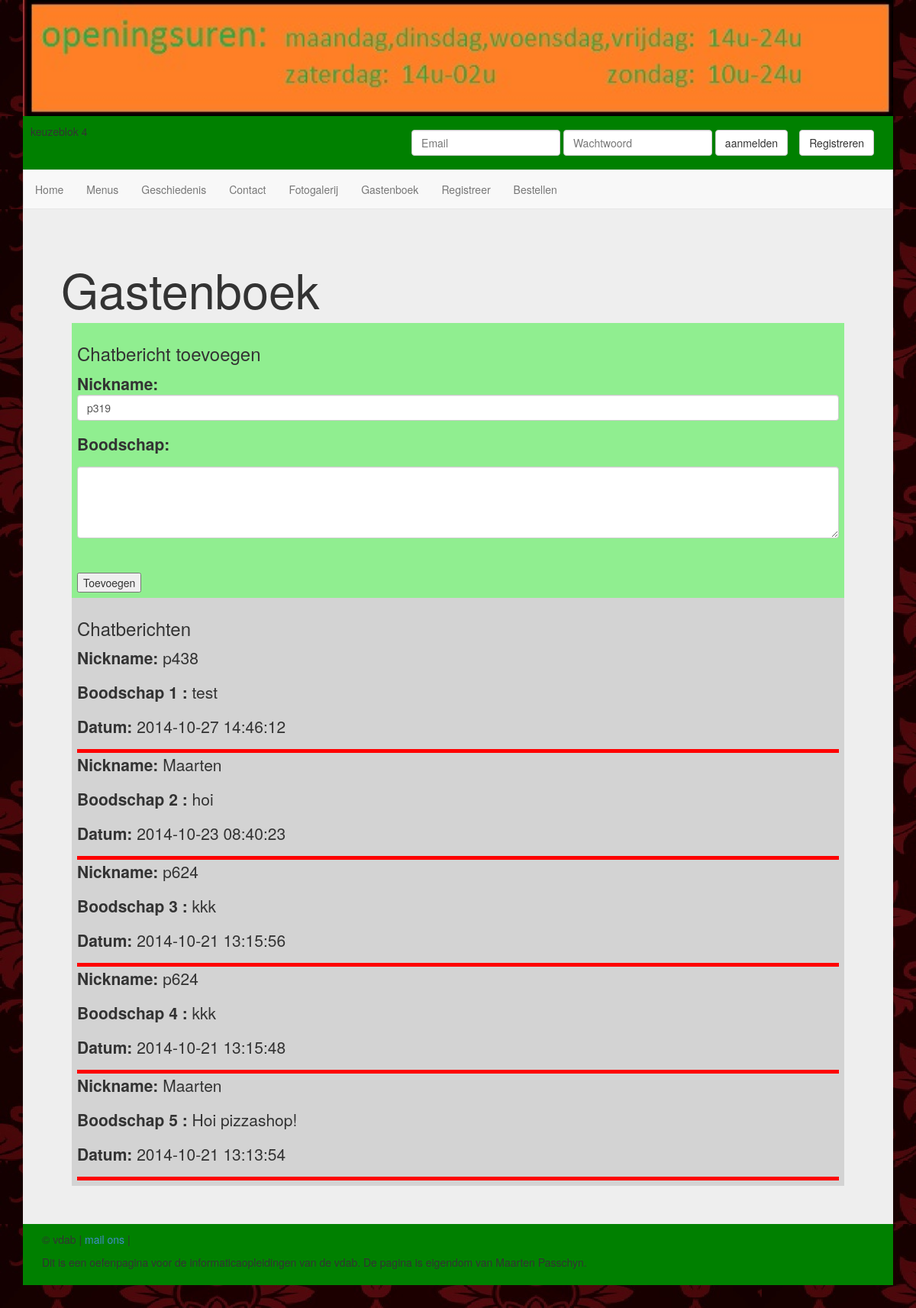
The app's page /pizzashop_controller_gastenboek.php with its own data.
### tables this page shows
CREATE TABLE IF NOT EXISTS `chatpizzashop` (
  `id` int(10) unsigned NOT NULL AUTO_INCREMENT,
  `nickname` varchar(10) NOT NULL,
  `boodschap` varchar(250) NOT NULL,
  `datum` datetime NOT NULL,
  PRIMARY KEY (`id`)
);

### pizzashop_controller_gastenboek.php (called while the page is built, shortened)
<?php
require_once("/entities/Chat.class.php");
require_once("/data/ChatDAO.class.php");
$chatlijst = new ChatDAO();
$tab = $chatlijst->getLijst();
include_once("/presentation/pizzashop_head.php");
include_once("/presentation/pizzashop_header.php");
include_once("/presentation/pizzashop_gastenboek_content.php");
include_once("/presentation/pizzashop_footer.php");
?>

### data/ChatDAO.class.php (called while the page is built, shortened)
<?php
require_once("/entities/Chat.class.php");
class ChatDAO {
    private $dbConn;
    private $dbUsername;
    private $dbPassword;
    public function __construct() {
        $this->dbConn = "mysql:host=localhost;dbname=pizzashop";
        $this->dbUsername = "cursusgebruiker";
        $this->dbPassword = "cursuspwd";
    }
    public function getLijst() {
        $lijst = array();
        $sql = "select id, nickname, boodschap, datum from chatpizzashop order by datum desc limit 20";
        $dbh = new PDO($this->dbConn, $this->dbUsername, $this->dbPassword);
        $resultSet = $dbh->query($sql);
        foreach ($resultSet as $rij) {
            $chat = new Chat($rij["id"], $rij["nickname"], $rij["boodschap"], $rij["datum"]);
            array_push($lijst, $chat);
        }
        return $lijst;
    }
}

### entities/Chat.class.php (called while the page is built, shortened)
<?php
class Chat {
    private $nickname;
    private $boodschap;
    private $datum;
    public function __construct($id, $nickname, $boodschap, $datum) {
        $this->nickname = $nickname;
        $this->boodschap = $boodschap;
        $this->datum = $datum;
    }
    public function getNickname() {
        return $this->nickname;
    }
    public function getBoodschap() {
        return $this->boodschap;
    }
    public function getDatum() {
        return $this->datum;
    }
}

### presentation/pizzashop_gastenboek_content.php (the view, shortened to what this page needs)
<section id="inhoud">
    <div class="container">
        <div class="jumbotron">
            <h1>Gastenboek</h1>
            <div id="gastenboek1" class="gastenboek">
                <div id="content1">
                    <div class="form-group" style="margin: 0 1em; padding: 0.5em; background-color:lightgreen; height:auto;">
                        <h3>Chatbericht toevoegen</h3>
                        <form class="form-horizontal" action="pizzashop_controller_gastenboek.php?action=new" method="post">
                            <?php
                            if (isset($_POST["nickname"])) {
                                print ("<h4><strong>Nickname:</strong>" . $_SESSION["nickname"] . "</h4>");
                            } else {
                                print("<p><strong>Nickname: </strong> <input class='links form-control'
                            type='text' size='37' name='nickname' value=" . $_SESSION["nickname"] . "
                    <br></p>");
                            }
                            ?>
                            <p><strong>Boodschap: </strong></p>
                            <p><textarea class="form-control" id="text" name="boodschap" cols="50" rows="4"></textarea><br></p>
                            <input type="submit" value="Toevoegen">
                        </form>
                    </div>
                </div>
            </div>
            <div id="gastenboek2" class="contact">
                <div id="content2" style="margin: 0 1em; padding: 0.5em; height:auto; background-color:lightgrey;">
                    <h3>Chatberichten</h3>
                    <?php
                    $i = 1;
                    foreach ($tab as $chat) {
                        ?>
                        <div style="border-bottom: 5px solid red;">
                            <p><strong>Nickname: </strong> <?php print($chat->getNickname()); ?> <br>
                            <p><strong>Boodschap <?php print($i++); ?> : </strong>
                                <?php print($chat->getBoodschap()); ?> <br>
                            <p><strong>Datum: </strong> <?php print($chat->getDatum()); ?><br>
                        </div>
                        <?php
                    }
                    ?>
                </div>
            </div>
        </div>
    </div>
</section>

### presentation/pizzashop_head.php (shortened to what this page needs)
<!DOCTYPE HTML>
<html>
    <head>
        <link rel="stylesheet" href="bootstrap/css/bootstrap.min.css">
        <link rel="stylesheet" href="css/style.css">
    </head>

### presentation/pizzashop_header.php (shortened to what this page needs)
<body>
    <section id="banner" >
        <div class="container">
            <div style="margin: 0; padding: 0;" >
                <div id="carousel-example-generic1" class="carousel slide" data-ride="carousel">
                    <div class="carousel-inner">
                        <div class="item active">
                            <img style="margin: 0 auto; width:100%;" src="images/banner_slide1.jpg" alt="slide1">
                            <div class="carousel-caption">
                            </div>
                        </div>
                    </div>
                </div>
            </div>
        </div>
    </section>
    <section id="inlogform">
        <div class="container">
            <header class="clearfix">
                <?php
                if (isset($_GET["Email"])) {
                    if ($_GET["action"] == "Login") {
                        if (($_GET["Email"] == "admin@admin.com") && (isset($_GET["Wachtwoord"])) && ($_GET["Wachtwoord"] == "admin")) {
                            setcookie("email", "admin@admin.com", time() + 3600);
                            setcookie("wachtwoord", "admin", time() + 3600);
                        } else {
                            unset($_COOKIE["email"]);
                            unset($_COOKIE["wachtwoord"]);
                        }
                        $ToegelatenLogin = GebruikersService::controleerLoginGebruiker($_GET["Email"], $_GET["Wachtwoord"]);
                        if ($ToegelatenLogin) {
                            unset($_COOKIE["email"]);
                            unset($_COOKIE["wachtwoord"]);
                            setcookie("email", $_GET["Email"], time() + 3600);
                            setcookie("wachtwoord", $_GET["Wachtwoord"], time() + 3600);
                            setcookie("inlog", "ja", time() + 3600);
                            $stijlaanmeldform = "display:none";
                            $stijlafmeldform = "display:visible";
                            print("keuzeblok 1");
                        } else {
                            $stijlaanmeldform = "display:visible";
                            $stijlafmeldform = "display:none";
                            print("keuzeblok 2");
                        }
                    }
                } elseif (!isset($_COOKIE["inlog"])) {
                    $stijlaanmeldform = "display:visible";
                    print("keuzeblok 4");
                } elseif ($_COOKIE["inlog"] == "nee") {
                    unset($_COOKIE["email"]);
                    unset($_COOKIE["wachtwoord"]);
                    $stijlaanmeldform = "display:visible";
                    $stijlafmeldform = "display:none";
                    print("keuzeblok 5");
                } elseif ($_COOKIE["inlog"] == "ja") {
                    $stijlaanmeldform = "display:none";
                    $stijlafmeldform = "display:visible";
                    print("keuzeblok 6");
                } else {
                    $stijlaanmeldform = "display:visible";
                    $stijlafmeldform = "display:none";
                    print("keuzeblok 7");
                }
                ?>
                <form method="get" action="pizzashop_controller_register.php"
                      class = "navbar-form navbar-right" role = "search" style = "<?php
                            print("$stijlaanmeldform");
                            ?>">
                    <input type = "submit"  class = "btn btn-default" value = "Registreren">
                </form>
                <form method="get" action="pizzashop_controller_home.php"
                      class = "navbar-form navbar-right" role = "search" style = "<?php
                      print("$stijlaanmeldform");
                            ?>">
                    <div class = "form-group">
                        <input type = "text"  class = "form-control"
                               name = "Email" id = "Email" placeholder = "Email">
                    </div>
                    <div class = "form-group">
                        <input type = "password"  class = "form-control"
                               name = "Wachtwoord" id = "Wachtwoord" placeholder = "Wachtwoord">
                    </div>
                    <input type = "submit"  class = "btn btn-default" value = "aanmelden">
                </form>
            </header>
        </div>
    </section>
    <section id = "intro">
        <div class = "container" id="navigation">
            <nav id="navbar" class = "navbar navbar-default" role = "navigation">
                <div class = "collapse navbar-collapse" id = "hoofdmenu">
                    <ul class = "nav navbar-nav" id = "hm">
                        <li class = "<?php echo ($_SERVER['PHP_SELF'] == "/PizzashopM/pizzashop_controller_home.php" ? "active" : ""); ?>"> <a href = "pizzashop_controller_home.php">Home</a></li>
                        <li class = "dropdown <?php echo ($_SERVER['PHP_SELF'] == "/PizzashopM/pizzashop_controller_menus.php" ? "active" : ""); ?>"> <a href = "pizzashop_controller_menus.php" >Menus</a></li>
                        <li class = "<?php echo ($_SERVER['PHP_SELF'] == "/PizzashopM/pizzashop_controller_geschiedenis.php" ? "active" : ""); ?>"> <a href = "pizzashop_controller_geschiedenis.php">Geschiedenis</a></li>
                        <li class = "<?php echo ($_SERVER['PHP_SELF'] == "/PizzashopM/pizzashop_controller_contact.php" ? "active" : ""); ?>"> <a href = "pizzashop_controller_contact.php">Contact</a></li>
                        <li class = "<?php echo ($_SERVER['PHP_SELF'] == "/PizzashopM/pizzashop_controller_fotogalerij.php" ? "active" : ""); ?>"> <a href = "pizzashop_controller_fotogalerij.php">Fotogalerij</a></li>
                        <li class = "<?php echo ($_SERVER['PHP_SELF'] == "/PizzashopM/pizzashop_controller_gastenboek.php" ? "active" : ""); ?>"> <a href = "pizzashop_controller_gastenboek.php">Gastenboek</a></li>
                        <li class = "<?php echo ($_SERVER['PHP_SELF'] == "/PizzashopM/pizzashop_controller_register.php" ? "active" : ""); ?>"> <a href = "pizzashop_controller_register.php">Registreer</a></li>
                        <li class = "<?php echo ($_SERVER['PHP_SELF'] == "/PizzashopM/pizzashop_controller_bestellen.php" ? "active" : ""); ?>"> <a href = "pizzashop_controller_bestellen.php">Bestellen</a></li>
                    </ul>
                </div>
            </nav>
        </div>
    </section>

### presentation/pizzashop_footer.php (shortened to what this page needs)
<section>
    <div class="container">
        <footer>
            <div class="container">
                <p>&copy; vdab | <a href="pizzashop_controller_contact.php">mail ons</a> | </p>
                <p>Dit is een oefenpagina voor de informaticaopleidingen van de vdab. De pagina is eigendom van Maarten Passchyn.<br></p>
            </div>
        </footer>
    </div>
</section>
</body>
</html>

### css/style.css (style rules this page uses)
section:nth-child(odd), section { background-image :url('../images/achtergrond.jpg'); border-top :#d6e9c6; border-bottom :#d6e9c6; }
header, footer { background-color :green; border-top :#d6e9c6; border-bottom :#d6e9c6; padding:10px }
footer { margin-bottom :30px; overflow:hidden; }
.navbar { margin-bottom:0; border-radius:0; }
.navbar-collapse { padding-left:0; padding-right:0; }
.container .jumbotron { border-radius:0px; margin-bottom:0px; padding:50px; }

### records on screen
chatpizzashop: nickname "p438", boodschap "test", datum "2014-10-27 14:46:12"
chatpizzashop: nickname "Maarten", boodschap "hoi", datum "2014-10-23 08:40:23"
chatpizzashop: nickname "p624", boodschap "kkk", datum "2014-10-21 13:15:56"
chatpizzashop: nickname "p624", boodschap "kkk", datum "2014-10-21 13:15:48"
chatpizzashop: nickname "Maarten", boodschap "Hoi pizzashop!", datum "2014-10-21 13:13:54"
